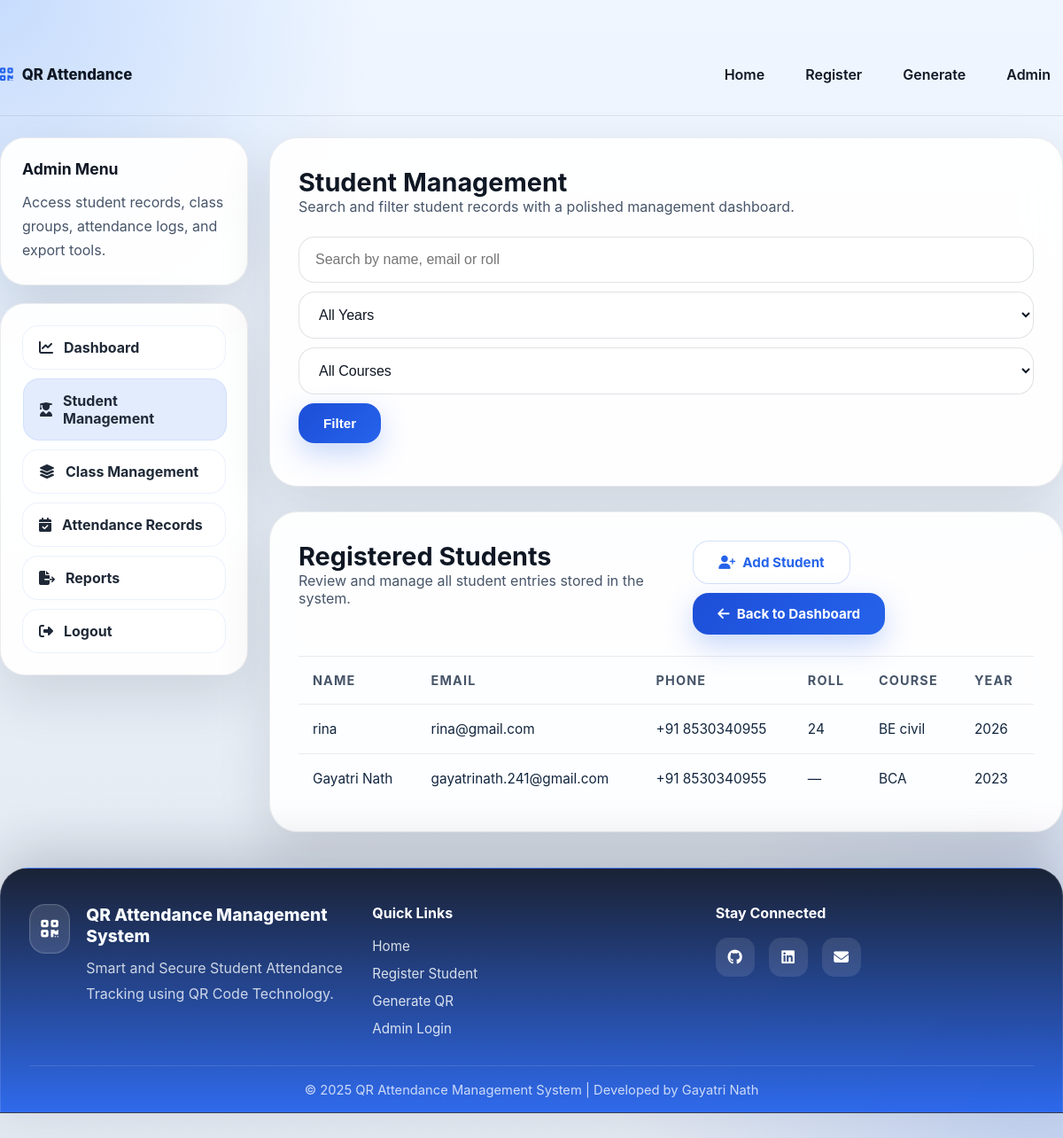
/students (signed in), run on the app's committed database.
### tables this page shows
CREATE TABLE students (
            id INTEGER PRIMARY KEY AUTOINCREMENT,
            name TEXT NOT NULL,
            email TEXT NOT NULL UNIQUE,
            phone TEXT,
            roll_number TEXT UNIQUE,
            course TEXT,
            year TEXT,
            qr_code TEXT,
            created_at TEXT DEFAULT CURRENT_TIMESTAMP
        );

### app.py (the view)
@app.route('/students')
def student_management():
    if "admin" not in session:
        return redirect(url_for("login"))
    search = request.args.get("search", "").strip()
    year_filter = request.args.get("year", "").strip()
    course_filter = request.args.get("course", "").strip()
    conn = get_db()
    c = conn.cursor()
    filter_clauses = []
    filter_params = []
    if search:
        filter_clauses.append("(name LIKE ? OR email LIKE ? OR roll_number LIKE ?)")
        filter_params.extend([f"%{search}%"] * 3)
    if year_filter:
        filter_clauses.append("year = ?")
        filter_params.append(year_filter)
    if course_filter:
        filter_clauses.append("course LIKE ?")
        filter_params.append(f"%{course_filter}%")
    students_sql = "SELECT * FROM students"
    if filter_clauses:
        students_sql += " WHERE " + " AND ".join(filter_clauses)
    students_sql += " ORDER BY created_at DESC"
    students = c.execute(students_sql, filter_params).fetchall()
    years = [r[0] for r in c.execute("SELECT DISTINCT year FROM students WHERE year IS NOT NULL AND year <> '' ORDER BY year").fetchall()]
    courses = [r[0] for r in c.execute("SELECT DISTINCT course FROM students WHERE course IS NOT NULL AND course <> '' ORDER BY course").fetchall()]
    conn.close()
    return render_template(
        "student.html",
        students=students,
        search=search,
        year_filter=year_filter,
        course_filter=course_filter,
        years=years,
        courses=courses,
    )

### app.py (called while the page is built)
def get_db():
    connection = sqlite3.connect(DB_PATH)
    connection.row_factory = sqlite3.Row
    return connection

### templates/student.html (shortened to what this page needs)
﻿{% extends "base.html" %}
{% block sidebar %}
<div class="sidebar-card sidebar-header">
    <h3>Admin Menu</h3>
    <p>Access student records, class groups, attendance logs, and export tools.</p>
</div>
<nav class="sidebar-nav">
    <a href="{{ url_for('admin_dashboard') }}"><i class="fas fa-chart-line"></i>Dashboard</a>
    <a href="{{ url_for('student_management') }}" class="active"><i class="fas fa-user-graduate"></i>Student Management</a>
    <a href="{{ url_for('class_management', class_id=1) }}"><i class="fas fa-layer-group"></i>Class Management</a>
    <a href="{{ url_for('attendance_list') }}"><i class="fas fa-calendar-check"></i>Attendance Records</a>
    <a href="{{ url_for('reports_page') }}"><i class="fas fa-file-export"></i>Reports</a>
    <a href="{{ url_for('logout') }}"><i class="fas fa-sign-out-alt"></i>Logout</a>
</nav>
{% endblock %}
{% block content %}
<section class="dashboard-shell">
    <article class="dashboard-card">
        <div class="form-header">
            <div>
                <h2>Student Management</h2>
                <p>Search and filter student records with a polished management dashboard.</p>
            </div>
        </div>
        <form class="action-group" method="get">
            <input type="text" name="search" placeholder="Search by name, email or roll" value="{{ search }}">
            <select name="year">
                <option value="">All Years</option>
            </select>
            <select name="course">
                <option value="">All Courses</option>
            </select>
            <button type="submit" class="btn btn-primary">Filter</button>
        </form>
    </article>
    <article class="dashboard-card">
        <div class="form-header">
            <div>
                <h2>Registered Students</h2>
                <p>Review and manage all student entries stored in the system.</p>
            </div>
            <div class="action-group">
                <a href="{{ url_for('register_page') }}" class="btn btn-secondary"><i class="fas fa-user-plus"></i> Add Student</a>
                <a href="{{ url_for('admin_dashboard') }}" class="btn btn-primary"><i class="fas fa-arrow-left"></i> Back to Dashboard</a>
            </div>
        </div>
        <div class="table-responsive">
            <table>
                <thead>
                    <tr>
                        <th>Name</th>
                        <th>Email</th>
                        <th>Phone</th>
                        <th>Roll</th>
                        <th>Course</th>
                        <th>Year</th>
                    </tr>
                </thead>
                <tbody>
                    {% for student in students %}
                    <tr>
                        <td>{{ student.name }}</td>
                        <td>{{ student.email }}</td>
                        <td>{{ student.phone or '—' }}</td>
                        <td>{{ student.roll_number or '—' }}</td>
                        <td>{{ student.course or '—' }}</td>
                        <td>{{ student.year or '—' }}</td>
                    </tr>
                    {% else %}
                    <tr>
                        <td colspan="6">No student records found.</td>
                    </tr>
                    {% endfor %}
                </tbody>
            </table>
        </div>
    </article>
</section>
{% endblock %}

### static/style.css (style rules this page uses)
* { box-sizing: border-box; }
html, body { margin: 0; min-height: 100%; font-family: 'Inter', system-ui, -apple-system, 'Segoe UI', Roboto, 'Helvetica Neue', Arial, sans-serif; background: radial-gradient(circle at top left, rgba(59, 130, 246, 0.22), transparent 24%), radial-gradient(circle at bottom right, rgba(37, 99, 235, 0.18), transparent 28%), linear-gradient(180deg, #eff6ff 0%, #e2e8f0 100%); color: var(--text); }
body { overflow-x: hidden; }
body { min-height: 100%; overflow-x: hidden; }
.hero-shell, .dashboard-shell, .form-shell { display: grid; gap: 28px; }
.hero-panel, .scanner-panel, .card-panel, .form-card, .dashboard-card, .preview-card { border-radius: 32px; background: var(--surface); box-shadow: var(--shadow); border: 1px solid var(--border); backdrop-filter: blur(20px); }
.btn-primary, .btn-secondary, .link-button, .action-button { display: inline-flex; align-items: center; justify-content: center; border-radius: 18px; font-weight: 700; text-decoration: none; transition: transform 0.22s ease, box-shadow 0.22s ease, background 0.22s ease; }
.btn-primary { padding: 16px 26px; color: white; background: linear-gradient(135deg, #1d4ed8 0%, #2563eb 100%); box-shadow: 0 18px 40px rgba(37, 99, 235, 0.2); }
.btn-secondary { padding: 16px 26px; color: var(--accent-strong); background: rgba(255, 255, 255, 0.86); border: 1px solid rgba(37, 99, 235, 0.18); }
.form-shell, .dashboard-shell { width: 100%; }
.form-card, .dashboard-card, .preview-card, .card-panel { padding: 32px; }
.form-header, .card-header { display: flex; align-items: flex-start; justify-content: space-between; gap: 14px; margin-bottom: 24px; }
.form-header h2, .card-header h2 { margin: 0; font-size: clamp(1.8rem, 2.2vw, 2.4rem); }
.form-header p, .card-header p { margin: 0; color: var(--muted); max-width: 560px; }
input, select, textarea { width: 100%; border-radius: 18px; border: 1px solid rgba(15, 23, 42, 0.12); padding: 16px 18px; font-size: 1rem; color: var(--text); background: rgba(255, 255, 255, 0.95); transition: border-color 0.2s ease, box-shadow 0.2s ease; }
.table-responsive { overflow-x: auto; }
table { width: 100%; border-collapse: collapse; min-width: 740px; }
th, td { padding: 18px 16px; text-align: left; border-top: 1px solid rgba(15, 23, 42, 0.08); }
th { color: var(--muted); font-size: 0.9rem; letter-spacing: 0.08em; text-transform: uppercase; }
td { color: #12263f; font-size: 0.96rem; }
.action-group { display: flex; flex-wrap: wrap; gap: 10px; }
.sidebar-card, .sidebar-nav { background: rgba(255, 255, 255, 0.94); border: 1px solid rgba(15, 23, 42, 0.08); border-radius: 28px; box-shadow: var(--shadow); padding: 24px; }
.sidebar-header { display: grid; gap: 14px; }
.sidebar-header h3 { margin: 0; font-size: 1.1rem; }
.sidebar-header p { margin: 0; color: var(--muted); line-height: 1.7; }
.sidebar-nav { display: grid; gap: 10px; }
.sidebar-nav a { display: inline-flex; align-items: center; gap: 12px; padding: 14px 18px; background: rgba(255, 255, 255, 0.98); color: #1f2937; border-radius: 18px; text-decoration: none; font-weight: 700; border: 1px solid rgba(37, 99, 235, 0.09); transition: background 0.2s ease, transform 0.2s ease; }
.sidebar-nav a:hover, .sidebar-nav a.active { background: rgba(37, 99, 235, 0.12); transform: translateX(1px); }
.btn { display: inline-flex; align-items: center; justify-content: center; gap: 8px; border: none; cursor: pointer; text-decoration: none; border-radius: 18px; font-weight: 700; font-size: 0.95rem; transition: all 0.22s ease; }
.btn-primary { padding: 14px 28px; background: linear-gradient(135deg, #1d4ed8 0%, #2563eb 100%); color: white; box-shadow: 0 12px 32px rgba(37, 99, 235, 0.25); }
.btn-secondary { padding: 14px 28px; background: rgba(255, 255, 255, 0.88); color: #2563eb; border: 1.5px solid rgba(37, 99, 235, 0.2); }

### data on the page
students: name "rina", email "rina@gmail.com", phone "+91 8530340955", roll_number "24", course "BE civil", year "2026"
students: name "Gayatri Nath", email "gayatrinath.241@gmail.com", phone "+91 8530340955", roll_number "—", course "BCA", year "2023"
